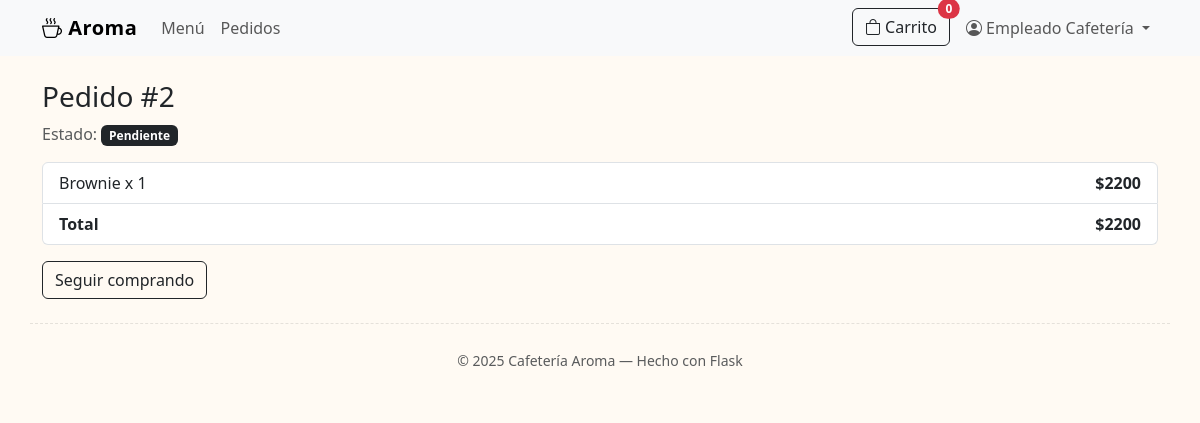
The page /orders/2 (signed in) on the database its author committed.
### models.py (models this page shows, shortened)
class User(UserMixin, db.Model):
    id = db.Column(db.Integer, primary_key=True)
    name = db.Column(db.String(120), nullable=False)
    email = db.Column(db.String(120), unique=True, nullable=False)
    password_hash = db.Column(db.String(255), nullable=False)
    role = db.Column(db.String(20), default=Role.CUSTOMER, nullable=False)
    created_at = db.Column(db.DateTime, default=datetime.utcnow)
    orders = db.relationship("Order", back_populates="user", lazy=True)
    def is_admin(self):
        return self.role == Role.ADMIN
    def is_employee(self):
        return self.role == Role.EMPLOYEE

class Order(db.Model):
    id = db.Column(db.Integer, primary_key=True)
    status = db.Column(db.String(30), default="pendiente")  # pendiente -> preparando -> listo -> entregado -> cancelado
    payment_method = db.Column(db.String(30), default="efectivo")  # efectivo/tarjeta
    total = db.Column(db.Float, default=0.0)
    created_at = db.Column(db.DateTime, default=datetime.utcnow)
    user_id = db.Column(db.Integer, db.ForeignKey("user.id"), nullable=True)
    user = db.relationship("User", back_populates="orders")
    items = db.relationship("OrderItem", back_populates="order", cascade="all, delete-orphan", lazy=True)

class OrderItem(db.Model):
    id = db.Column(db.Integer, primary_key=True)
    quantity = db.Column(db.Integer, nullable=False, default=1)
    unit_price = db.Column(db.Float, nullable=False)
    product_id = db.Column(db.Integer, db.ForeignKey("product.id"), nullable=False)
    product = db.relationship("Product")
    order_id = db.Column(db.Integer, db.ForeignKey("order.id"), nullable=False)
    order = db.relationship("Order", back_populates="items")

class Product(db.Model):
    id = db.Column(db.Integer, primary_key=True)
    name = db.Column(db.String(180), nullable=False)
    description = db.Column(db.Text, nullable=True)
    price = db.Column(db.Float, nullable=False)
    stock = db.Column(db.Integer, default=0)
    image_url = db.Column(db.String(255), nullable=True)
    is_active = db.Column(db.Boolean, default=True)
    created_at = db.Column(db.DateTime, default=datetime.utcnow)
    category_id = db.Column(db.Integer, db.ForeignKey("category.id"), nullable=True)
    category = db.relationship("Category", back_populates="products")

### app.py (the view)
    @app.get("/orders/<int:order_id>")
    @login_required
    def order_tracking(order_id):
        order = db.session.get(Order, order_id)
        if not order or (not current_user.is_admin() and not current_user.is_employee() and order.user_id != current_user.id):
            abort(404)
        return render_template("order_tracking.html", order=order)

### templates/order_tracking.html
{% extends "base.html" %}
{% block content %}
  <h3>Pedido #{{ order.id }}</h3>
  <p class="text-muted">Estado: <span class="badge text-bg-dark">{{ order.status|capitalize }}</span></p>
  <ul class="list-group mb-3">
    {% for it in order.items %}
      <li class="list-group-item d-flex justify-content-between align-items-center">
        <span>{{ it.product.name }} x {{ it.quantity }}</span>
        <strong>${{ '%.0f'|format(it.quantity * it.unit_price) }}</strong>
      </li>
    {% endfor %}
    <li class="list-group-item d-flex justify-content-between">
      <strong>Total</strong>
      <strong>${{ '%.0f'|format(order.total) }}</strong>
    </li>
  </ul>
  <a class="btn btn-outline-dark" href="{{ url_for('menu') }}">Seguir comprando</a>
{% endblock %}

### templates/base.html (shortened to what this page needs)
{% set cart_count = session.get('cart', {})|map('int')|list|length and session.get('cart', {})|dictsort(false) %}
<!doctype html>
<html lang="es">
  <head>
    <link href="https://cdn.jsdelivr.net/npm/bootstrap@5.3.2/dist/css/bootstrap.min.css" rel="stylesheet">
    <link href="https://cdn.jsdelivr.net/npm/bootstrap-icons@1.11.3/font/bootstrap-icons.css" rel="stylesheet">
    <link href="{{ url_for('static', filename='css/styles.css') }}" rel="stylesheet">
  </head>
  <body>
    <nav class="navbar navbar-expand-lg bg-body-tertiary sticky-top">
      <div class="container">
        <a class="navbar-brand" href="{{ url_for('index') }}"><i class="bi bi-cup-hot"></i> Aroma</a>
        <div class="collapse navbar-collapse" id="nav">
          <ul class="navbar-nav me-auto mb-2 mb-lg-0">
            <li class="nav-item"><a class="nav-link" href="{{ url_for('menu') }}">Menú</a></li>
            {% if current_user.is_authenticated and (current_user.is_admin() or current_user.is_employee()) %}
              <li class="nav-item"><a class="nav-link" href="{{ url_for('employee_orders') }}">Pedidos</a></li>
            {% endif %}
          </ul>
          <ul class="navbar-nav ms-auto">
            <li class="nav-item me-2">
              <a class="btn btn-outline-dark position-relative" href="{{ url_for('cart') }}">
                <i class="bi bi-bag"></i> Carrito
                <span id="cart-count" class="position-absolute top-0 start-100 translate-middle badge rounded-pill bg-danger">
                  {{ (session.get('cart') or {}).values()|sum if session.get('cart') else 0 }}
                </span>
              </a>
            </li>
            {% if current_user.is_authenticated %}
            <li class="nav-item dropdown">
              <a class="nav-link dropdown-toggle" role="button" data-bs-toggle="dropdown">
                <i class="bi bi-person-circle"></i> {{ current_user.name }}
              </a>
            </li>
            {% else %}
              <li class="nav-item"><a class="btn btn-dark" href="{{ url_for('login') }}">Ingresar</a></li>
            {% endif %}
          </ul>
        </div>
      </div>
    </nav>
    <main class="container my-4">
      {% block content %}{% endblock %}
    </main>
    <footer class="container py-4 text-center text-muted">
      <small>© {{ 2025 }} Cafetería Aroma — Hecho con Flask</small>
    </footer>
  </body>
</html>

### static/css/styles.css (style rules this page uses)
body { background: #fffaf3; }
.navbar-brand { font-weight: 800; letter-spacing: .5px; }
footer { border-top: 1px dashed rgba(0,0,0,.1); }

### rows shown on the page
User: name "Empleado Cafetería"
Order: id "2", status "Pendiente", total "2200"
OrderItem: product.name "Brownie", quantity "1", it.quantity*it.unit_price "2200"

### other values the page prints
{{ (session.get('cart') or {}).values()|sum if session.get('cart') else 0 }} "0"
{{ 2025 }} "2025"
